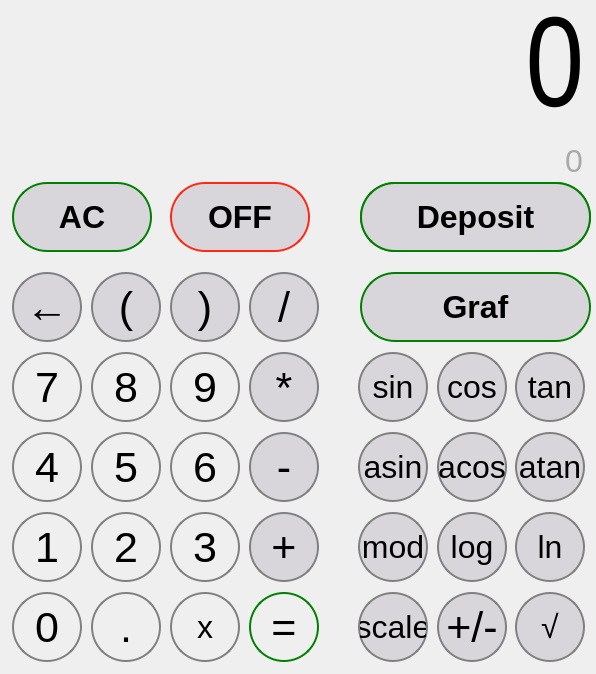
<?xml version="1.0" encoding="UTF-8"?>
<ui version="4.0">
 <class>sparrvio</class>
 <widget class="QMainWindow" name="sparrvio">
  <property name="geometry">
   <rect>
    <x>0</x>
    <y>0</y>
    <width>596</width>
    <height>674</height>
   </rect>
  </property>
  <property name="sizePolicy">
   <sizepolicy hsizetype="Minimum" vsizetype="Minimum">
    <horstretch>0</horstretch>
    <verstretch>0</verstretch>
   </sizepolicy>
  </property>
  <property name="minimumSize">
   <size>
    <width>596</width>
    <height>674</height>
   </size>
  </property>
  <property name="maximumSize">
   <size>
    <width>596</width>
    <height>674</height>
   </size>
  </property>
  <property name="font">
   <font>
    <pointsize>13</pointsize>
   </font>
  </property>
  <property name="windowTitle">
   <string>sparrvio</string>
  </property>
  <property name="windowOpacity">
   <double>1.000000000000000</double>
  </property>
  <property name="styleSheet">
   <string notr="true"> 	border-radius: 500px;</string>
  </property>
  <property name="animated">
   <bool>true</bool>
  </property>
  <widget class="QWidget" name="centralwidget">
   <widget class="QPushButton" name="pushButton_1">
    <property name="geometry">
     <rect>
      <x>12</x>
      <y>512</y>
      <width>70</width>
      <height>70</height>
     </rect>
    </property>
    <property name="sizePolicy">
     <sizepolicy hsizetype="Preferred" vsizetype="Preferred">
      <horstretch>0</horstretch>
      <verstretch>0</verstretch>
     </sizepolicy>
    </property>
    <property name="minimumSize">
     <size>
      <width>70</width>
      <height>70</height>
     </size>
    </property>
    <property name="font">
     <font>
      <pointsize>32</pointsize>
      <bold>false</bold>
      <kerning>true</kerning>
     </font>
    </property>
    <property name="styleSheet">
     <string notr="true">QPushButton {
	border: 2px solid gray;
 	border-radius: 35px;
	margin: 0px
}

QPushButton:pressed {
	background-color: qlineargradient(x1: 0, y1: 0, x2: 0, y2: 1, 
									stop:  0 #dadbde, stop: 1 #f6f7fa);
}
</string>
    </property>
    <property name="text">
     <string>1</string>
    </property>
   </widget>
   <widget class="QLabel" name="result">
    <property name="geometry">
     <rect>
      <x>12</x>
      <y>12</y>
      <width>572</width>
      <height>121</height>
     </rect>
    </property>
    <property name="sizePolicy">
     <sizepolicy hsizetype="Preferred" vsizetype="Preferred">
      <horstretch>0</horstretch>
      <verstretch>0</verstretch>
     </sizepolicy>
    </property>
    <property name="minimumSize">
     <size>
      <width>288</width>
      <height>116</height>
     </size>
    </property>
    <property name="font">
     <font>
      <family>Arial Narrow</family>
      <pointsize>96</pointsize>
      <italic>false</italic>
      <bold>false</bold>
      <kerning>true</kerning>
     </font>
    </property>
    <property name="tabletTracking">
     <bool>false</bool>
    </property>
    <property name="styleSheet">
     <string notr="true">QPushButton {
	border: 2px solid gray;
 	border-radius: 35px;
	margin: 0px
}

QPushButton:pressed {
	background-color: qlineargradient(x1: 0, y1: 0, x2: 0, y2: 1, 
									stop:  0 #dadbde, stop: 1 #f6f7fa);
}</string>
    </property>
    <property name="text">
     <string>&lt;html&gt;&lt;head/&gt;&lt;body&gt;&lt;p align=&quot;right&quot;&gt;&lt;span style=&quot; font-size:96pt; color:#000000;&quot;&gt;0&lt;/span&gt;&lt;/p&gt;&lt;/body&gt;&lt;/html&gt;</string>
    </property>
    <property name="alignment">
     <set>Qt::AlignRight|Qt::AlignTop|Qt::AlignTrailing</set>
    </property>
    <property name="margin">
     <number>10</number>
    </property>
   </widget>
   <widget class="QPushButton" name="pushButton_mult">
    <property name="geometry">
     <rect>
      <x>249</x>
      <y>352</y>
      <width>70</width>
      <height>70</height>
     </rect>
    </property>
    <property name="sizePolicy">
     <sizepolicy hsizetype="Preferred" vsizetype="Preferred">
      <horstretch>0</horstretch>
      <verstretch>0</verstretch>
     </sizepolicy>
    </property>
    <property name="minimumSize">
     <size>
      <width>70</width>
      <height>70</height>
     </size>
    </property>
    <property name="font">
     <font>
      <pointsize>32</pointsize>
      <bold>false</bold>
      <kerning>true</kerning>
     </font>
    </property>
    <property name="styleSheet">
     <string notr="true">QPushButton {
	border: 2px solid gray;
 	border-radius: 35px;
	background-color:rgb(216, 214, 218);
	margin: 0px
}

QPushButton:pressed {
	background-color: qlineargradient(x1: 0, y1: 0, x2: 0, y2: 1, 
									stop:  0 #dadbde, stop: 1 #f6f7fa);
}</string>
    </property>
    <property name="text">
     <string>*</string>
    </property>
   </widget>
   <widget class="QPushButton" name="pushButton_mod">
    <property name="geometry">
     <rect>
      <x>358</x>
      <y>512</y>
      <width>70</width>
      <height>70</height>
     </rect>
    </property>
    <property name="sizePolicy">
     <sizepolicy hsizetype="Preferred" vsizetype="Preferred">
      <horstretch>0</horstretch>
      <verstretch>0</verstretch>
     </sizepolicy>
    </property>
    <property name="minimumSize">
     <size>
      <width>70</width>
      <height>70</height>
     </size>
    </property>
    <property name="font">
     <font>
      <pointsize>24</pointsize>
      <bold>false</bold>
      <kerning>true</kerning>
     </font>
    </property>
    <property name="styleSheet">
     <string notr="true">QPushButton {
	border: 2px solid gray;
 	border-radius: 35px;
	background-color:rgb(216, 214, 218);
	margin: 0px
}

QPushButton:pressed {
	background-color: qlineargradient(x1: 0, y1: 0, x2: 0, y2: 1, 
									stop:  0 #dadbde, stop: 1 #f6f7fa);
}</string>
    </property>
    <property name="text">
     <string>mod</string>
    </property>
   </widget>
   <widget class="QPushButton" name="pushButton_x">
    <property name="geometry">
     <rect>
      <x>170</x>
      <y>592</y>
      <width>70</width>
      <height>70</height>
     </rect>
    </property>
    <property name="sizePolicy">
     <sizepolicy hsizetype="Preferred" vsizetype="Preferred">
      <horstretch>0</horstretch>
      <verstretch>0</verstretch>
     </sizepolicy>
    </property>
    <property name="minimumSize">
     <size>
      <width>70</width>
      <height>70</height>
     </size>
    </property>
    <property name="font">
     <font>
      <pointsize>24</pointsize>
      <bold>false</bold>
      <kerning>true</kerning>
     </font>
    </property>
    <property name="styleSheet">
     <string notr="true">QPushButton {
	border: 2px solid gray;
 	border-radius: 35px;
	margin: 0px
}

QPushButton:pressed {
	background-color: qlineargradient(x1: 0, y1: 0, x2: 0, y2: 1, 
									stop:  0 #dadbde, stop: 1 #f6f7fa);
}</string>
    </property>
    <property name="text">
     <string>x</string>
    </property>
   </widget>
   <widget class="QPushButton" name="pushButton_4">
    <property name="geometry">
     <rect>
      <x>12</x>
      <y>432</y>
      <width>70</width>
      <height>70</height>
     </rect>
    </property>
    <property name="sizePolicy">
     <sizepolicy hsizetype="Preferred" vsizetype="Preferred">
      <horstretch>0</horstretch>
      <verstretch>0</verstretch>
     </sizepolicy>
    </property>
    <property name="minimumSize">
     <size>
      <width>70</width>
      <height>70</height>
     </size>
    </property>
    <property name="font">
     <font>
      <pointsize>32</pointsize>
      <bold>false</bold>
      <kerning>true</kerning>
     </font>
    </property>
    <property name="styleSheet">
     <string notr="true">QPushButton {
	border: 2px solid gray;
 	border-radius: 35px;
	margin: 0px
}

QPushButton:pressed {
	background-color: qlineargradient(x1: 0, y1: 0, x2: 0, y2: 1, 
									stop:  0 #dadbde, stop: 1 #f6f7fa);
}</string>
    </property>
    <property name="text">
     <string>4</string>
    </property>
   </widget>
   <widget class="QPushButton" name="pushButton_ON">
    <property name="geometry">
     <rect>
      <x>12</x>
      <y>182</y>
      <width>140</width>
      <height>70</height>
     </rect>
    </property>
    <property name="sizePolicy">
     <sizepolicy hsizetype="Preferred" vsizetype="Preferred">
      <horstretch>0</horstretch>
      <verstretch>0</verstretch>
     </sizepolicy>
    </property>
    <property name="minimumSize">
     <size>
      <width>140</width>
      <height>70</height>
     </size>
    </property>
    <property name="font">
     <font>
      <pointsize>24</pointsize>
      <bold>true</bold>
      <kerning>true</kerning>
     </font>
    </property>
    <property name="styleSheet">
     <string notr="true">QPushButton {
	border: 2px solid green;
 	border-radius: 35px;
	background-color:rgb(216, 214, 218);
	margin: 0px
}

QPushButton:pressed {
	background-color: green;
	color: white;
}</string>
    </property>
    <property name="text">
     <string>AC</string>
    </property>
   </widget>
   <widget class="QPushButton" name="pushButton_brR">
    <property name="geometry">
     <rect>
      <x>170</x>
      <y>272</y>
      <width>70</width>
      <height>70</height>
     </rect>
    </property>
    <property name="sizePolicy">
     <sizepolicy hsizetype="Preferred" vsizetype="Preferred">
      <horstretch>0</horstretch>
      <verstretch>0</verstretch>
     </sizepolicy>
    </property>
    <property name="minimumSize">
     <size>
      <width>70</width>
      <height>70</height>
     </size>
    </property>
    <property name="font">
     <font>
      <pointsize>32</pointsize>
      <bold>false</bold>
      <kerning>true</kerning>
     </font>
    </property>
    <property name="toolTip">
     <string>&lt;html&gt;&lt;head/&gt;&lt;body&gt;&lt;p&gt;Извлечение корня&lt;/p&gt;&lt;/body&gt;&lt;/html&gt;</string>
    </property>
    <property name="styleSheet">
     <string notr="true">QPushButton {
	border: 2px solid gray;
 	border-radius: 35px;
	background-color:rgb(216, 214, 218);
	margin: 0px
}

QPushButton:pressed {
	background-color: qlineargradient(x1: 0, y1: 0, x2: 0, y2: 1, 
									stop:  0 #dadbde, stop: 1 #f6f7fa);
}</string>
    </property>
    <property name="text">
     <string>)</string>
    </property>
   </widget>
   <widget class="QPushButton" name="pushButton_3">
    <property name="geometry">
     <rect>
      <x>170</x>
      <y>512</y>
      <width>70</width>
      <height>70</height>
     </rect>
    </property>
    <property name="sizePolicy">
     <sizepolicy hsizetype="Preferred" vsizetype="Preferred">
      <horstretch>0</horstretch>
      <verstretch>0</verstretch>
     </sizepolicy>
    </property>
    <property name="minimumSize">
     <size>
      <width>70</width>
      <height>70</height>
     </size>
    </property>
    <property name="font">
     <font>
      <pointsize>32</pointsize>
      <bold>false</bold>
      <kerning>true</kerning>
     </font>
    </property>
    <property name="styleSheet">
     <string notr="true">QPushButton {
	border: 2px solid gray;
 	border-radius: 35px;
	margin: 0px
}

QPushButton:pressed {
	background-color: qlineargradient(x1: 0, y1: 0, x2: 0, y2: 1, 
									stop:  0 #dadbde, stop: 1 #f6f7fa);
}</string>
    </property>
    <property name="text">
     <string>3</string>
    </property>
    <property name="autoDefault">
     <bool>false</bool>
    </property>
    <property name="default">
     <bool>false</bool>
    </property>
   </widget>
   <widget class="QPushButton" name="pushButton_sin">
    <property name="geometry">
     <rect>
      <x>358</x>
      <y>352</y>
      <width>70</width>
      <height>70</height>
     </rect>
    </property>
    <property name="sizePolicy">
     <sizepolicy hsizetype="Preferred" vsizetype="Preferred">
      <horstretch>0</horstretch>
      <verstretch>0</verstretch>
     </sizepolicy>
    </property>
    <property name="minimumSize">
     <size>
      <width>70</width>
      <height>70</height>
     </size>
    </property>
    <property name="font">
     <font>
      <pointsize>24</pointsize>
      <bold>false</bold>
      <kerning>true</kerning>
     </font>
    </property>
    <property name="styleSheet">
     <string notr="true">QPushButton {
	border: 2px solid gray;
 	border-radius: 35px;
	background-color:rgb(216, 214, 218);
	margin: 0px
}

QPushButton:pressed {
	background-color: qlineargradient(x1: 0, y1: 0, x2: 0, y2: 1, 
									stop:  0 #dadbde, stop: 1 #f6f7fa);
}</string>
    </property>
    <property name="text">
     <string>sin</string>
    </property>
   </widget>
   <widget class="QPushButton" name="pushButton_cos">
    <property name="geometry">
     <rect>
      <x>437</x>
      <y>352</y>
      <width>70</width>
      <height>70</height>
     </rect>
    </property>
    <property name="sizePolicy">
     <sizepolicy hsizetype="Preferred" vsizetype="Preferred">
      <horstretch>0</horstretch>
      <verstretch>0</verstretch>
     </sizepolicy>
    </property>
    <property name="minimumSize">
     <size>
      <width>70</width>
      <height>70</height>
     </size>
    </property>
    <property name="font">
     <font>
      <pointsize>24</pointsize>
      <bold>false</bold>
      <kerning>true</kerning>
     </font>
    </property>
    <property name="styleSheet">
     <string notr="true">QPushButton {
	border: 2px solid gray;
 	border-radius: 35px;
	background-color:rgb(216, 214, 218);
	margin: 0px
}

QPushButton:pressed {
	background-color: qlineargradient(x1: 0, y1: 0, x2: 0, y2: 1, 
									stop:  0 #dadbde, stop: 1 #f6f7fa);
}</string>
    </property>
    <property name="text">
     <string>cos</string>
    </property>
   </widget>
   <widget class="QPushButton" name="pushButton_minus">
    <property name="geometry">
     <rect>
      <x>249</x>
      <y>432</y>
      <width>70</width>
      <height>70</height>
     </rect>
    </property>
    <property name="sizePolicy">
     <sizepolicy hsizetype="Preferred" vsizetype="Preferred">
      <horstretch>0</horstretch>
      <verstretch>0</verstretch>
     </sizepolicy>
    </property>
    <property name="minimumSize">
     <size>
      <width>70</width>
      <height>70</height>
     </size>
    </property>
    <property name="font">
     <font>
      <pointsize>32</pointsize>
      <bold>false</bold>
      <kerning>true</kerning>
     </font>
    </property>
    <property name="styleSheet">
     <string notr="true">QPushButton {
	border: 2px solid gray;
 	border-radius: 35px;
	background-color:rgb(216, 214, 218);
	margin: 0px
}

QPushButton:pressed {
	background-color: qlineargradient(x1: 0, y1: 0, x2: 0, y2: 1, 
									stop:  0 #dadbde, stop: 1 #f6f7fa);
}</string>
    </property>
    <property name="text">
     <string>-</string>
    </property>
   </widget>
   <widget class="QPushButton" name="pushButton_scale">
    <property name="geometry">
     <rect>
      <x>358</x>
      <y>592</y>
      <width>70</width>
      <height>70</height>
     </rect>
    </property>
    <property name="sizePolicy">
     <sizepolicy hsizetype="Preferred" vsizetype="Preferred">
      <horstretch>0</horstretch>
      <verstretch>0</verstretch>
     </sizepolicy>
    </property>
    <property name="minimumSize">
     <size>
      <width>70</width>
      <height>70</height>
     </size>
    </property>
    <property name="font">
     <font>
      <pointsize>24</pointsize>
      <bold>false</bold>
      <kerning>true</kerning>
     </font>
    </property>
    <property name="styleSheet">
     <string notr="true">QPushButton {
	border: 2px solid gray;
 	border-radius: 35px;
	background-color:rgb(216, 214, 218);
	margin: 0px
}

QPushButton:pressed {
	background-color: qlineargradient(x1: 0, y1: 0, x2: 0, y2: 1, 
									stop:  0 #dadbde, stop: 1 #f6f7fa);
}</string>
    </property>
    <property name="text">
     <string>scale</string>
    </property>
   </widget>
   <widget class="QPushButton" name="pushButton_acos">
    <property name="geometry">
     <rect>
      <x>437</x>
      <y>432</y>
      <width>70</width>
      <height>70</height>
     </rect>
    </property>
    <property name="sizePolicy">
     <sizepolicy hsizetype="Preferred" vsizetype="Preferred">
      <horstretch>0</horstretch>
      <verstretch>0</verstretch>
     </sizepolicy>
    </property>
    <property name="minimumSize">
     <size>
      <width>70</width>
      <height>70</height>
     </size>
    </property>
    <property name="font">
     <font>
      <pointsize>24</pointsize>
      <bold>false</bold>
      <kerning>true</kerning>
     </font>
    </property>
    <property name="styleSheet">
     <string notr="true">QPushButton {
	border: 2px solid gray;
 	border-radius: 35px;
	background-color:rgb(216, 214, 218);
	margin: 0px
}

QPushButton:pressed {
	background-color: qlineargradient(x1: 0, y1: 0, x2: 0, y2: 1, 
									stop:  0 #dadbde, stop: 1 #f6f7fa);
}</string>
    </property>
    <property name="text">
     <string>acos</string>
    </property>
   </widget>
   <widget class="QPushButton" name="pushButton_9">
    <property name="geometry">
     <rect>
      <x>170</x>
      <y>352</y>
      <width>70</width>
      <height>70</height>
     </rect>
    </property>
    <property name="sizePolicy">
     <sizepolicy hsizetype="Preferred" vsizetype="Preferred">
      <horstretch>0</horstretch>
      <verstretch>0</verstretch>
     </sizepolicy>
    </property>
    <property name="minimumSize">
     <size>
      <width>70</width>
      <height>70</height>
     </size>
    </property>
    <property name="font">
     <font>
      <pointsize>32</pointsize>
      <bold>false</bold>
      <kerning>true</kerning>
     </font>
    </property>
    <property name="styleSheet">
     <string notr="true">QPushButton {
	border: 2px solid gray;
 	border-radius: 35px;
	margin: 0px
}

QPushButton:pressed {
	background-color: qlineargradient(x1: 0, y1: 0, x2: 0, y2: 1, 
									stop:  0 #dadbde, stop: 1 #f6f7fa);
}</string>
    </property>
    <property name="text">
     <string>9</string>
    </property>
   </widget>
   <widget class="QLabel" name="repeat_result">
    <property name="geometry">
     <rect>
      <x>12</x>
      <y>143</y>
      <width>571</width>
      <height>29</height>
     </rect>
    </property>
    <property name="sizePolicy">
     <sizepolicy hsizetype="Preferred" vsizetype="Preferred">
      <horstretch>0</horstretch>
      <verstretch>0</verstretch>
     </sizepolicy>
    </property>
    <property name="font">
     <font>
      <pointsize>24</pointsize>
     </font>
    </property>
    <property name="text">
     <string>&lt;html&gt;&lt;head/&gt;&lt;body&gt;&lt;p align=&quot;right&quot;&gt;&lt;span style=&quot; font-size:24pt; color:#a9a9a9;&quot;&gt;0&lt;/span&gt;&lt;/p&gt;&lt;/body&gt;&lt;/html&gt;</string>
    </property>
    <property name="alignment">
     <set>Qt::AlignRight|Qt::AlignTrailing|Qt::AlignVCenter</set>
    </property>
   </widget>
   <widget class="QPushButton" name="pushButton_eq">
    <property name="geometry">
     <rect>
      <x>249</x>
      <y>592</y>
      <width>70</width>
      <height>70</height>
     </rect>
    </property>
    <property name="sizePolicy">
     <sizepolicy hsizetype="Preferred" vsizetype="Preferred">
      <horstretch>0</horstretch>
      <verstretch>0</verstretch>
     </sizepolicy>
    </property>
    <property name="minimumSize">
     <size>
      <width>70</width>
      <height>70</height>
     </size>
    </property>
    <property name="font">
     <font>
      <pointsize>32</pointsize>
      <bold>false</bold>
      <kerning>true</kerning>
     </font>
    </property>
    <property name="styleSheet">
     <string notr="true">QPushButton {
	border: 2px solid green;
 	border-radius: 35px;
	margin: 0px
}

QPushButton:pressed {
	background-color: green;
	color: white;
}</string>
    </property>
    <property name="text">
     <string>=</string>
    </property>
   </widget>
   <widget class="QPushButton" name="pushButton_BackSpace">
    <property name="geometry">
     <rect>
      <x>12</x>
      <y>272</y>
      <width>70</width>
      <height>70</height>
     </rect>
    </property>
    <property name="sizePolicy">
     <sizepolicy hsizetype="Preferred" vsizetype="Preferred">
      <horstretch>0</horstretch>
      <verstretch>0</verstretch>
     </sizepolicy>
    </property>
    <property name="minimumSize">
     <size>
      <width>70</width>
      <height>70</height>
     </size>
    </property>
    <property name="font">
     <font>
      <pointsize>32</pointsize>
      <bold>false</bold>
      <kerning>true</kerning>
     </font>
    </property>
    <property name="toolTip">
     <string>&lt;html&gt;&lt;head/&gt;&lt;body&gt;&lt;p&gt;Возведение в степень&lt;/p&gt;&lt;/body&gt;&lt;/html&gt;</string>
    </property>
    <property name="styleSheet">
     <string notr="true">QPushButton {
	border: 2px solid gray;
 	border-radius: 35px;
	background-color:rgb(216, 214, 218);
	margin: 0px
}

QPushButton:pressed {
	background-color: qlineargradient(x1: 0, y1: 0, x2: 0, y2: 1, 
									stop:  0 #dadbde, stop: 1 #f6f7fa);
}</string>
    </property>
    <property name="text">
     <string>←</string>
    </property>
   </widget>
   <widget class="QPushButton" name="pushButton_log">
    <property name="geometry">
     <rect>
      <x>437</x>
      <y>512</y>
      <width>70</width>
      <height>70</height>
     </rect>
    </property>
    <property name="sizePolicy">
     <sizepolicy hsizetype="Preferred" vsizetype="Preferred">
      <horstretch>0</horstretch>
      <verstretch>0</verstretch>
     </sizepolicy>
    </property>
    <property name="minimumSize">
     <size>
      <width>70</width>
      <height>70</height>
     </size>
    </property>
    <property name="font">
     <font>
      <pointsize>24</pointsize>
      <bold>false</bold>
      <kerning>true</kerning>
     </font>
    </property>
    <property name="styleSheet">
     <string notr="true">QPushButton {
	border: 2px solid gray;
 	border-radius: 35px;
	background-color:rgb(216, 214, 218);
	margin: 0px
}

QPushButton:pressed {
	background-color: qlineargradient(x1: 0, y1: 0, x2: 0, y2: 1, 
									stop:  0 #dadbde, stop: 1 #f6f7fa);
}</string>
    </property>
    <property name="text">
     <string>log</string>
    </property>
   </widget>
   <widget class="QPushButton" name="pushButton_ln">
    <property name="geometry">
     <rect>
      <x>515</x>
      <y>512</y>
      <width>70</width>
      <height>70</height>
     </rect>
    </property>
    <property name="sizePolicy">
     <sizepolicy hsizetype="Preferred" vsizetype="Preferred">
      <horstretch>0</horstretch>
      <verstretch>0</verstretch>
     </sizepolicy>
    </property>
    <property name="minimumSize">
     <size>
      <width>70</width>
      <height>70</height>
     </size>
    </property>
    <property name="font">
     <font>
      <pointsize>24</pointsize>
      <bold>false</bold>
      <kerning>true</kerning>
     </font>
    </property>
    <property name="styleSheet">
     <string notr="true">QPushButton {
	border: 2px solid gray;
 	border-radius: 35px;
	background-color:rgb(216, 214, 218);
	margin: 0px
}

QPushButton:pressed {
	background-color: qlineargradient(x1: 0, y1: 0, x2: 0, y2: 1, 
									stop:  0 #dadbde, stop: 1 #f6f7fa);
}</string>
    </property>
    <property name="text">
     <string>ln</string>
    </property>
   </widget>
   <widget class="QPushButton" name="pushButton_atan">
    <property name="geometry">
     <rect>
      <x>515</x>
      <y>432</y>
      <width>70</width>
      <height>70</height>
     </rect>
    </property>
    <property name="sizePolicy">
     <sizepolicy hsizetype="Preferred" vsizetype="Preferred">
      <horstretch>0</horstretch>
      <verstretch>0</verstretch>
     </sizepolicy>
    </property>
    <property name="minimumSize">
     <size>
      <width>70</width>
      <height>70</height>
     </size>
    </property>
    <property name="font">
     <font>
      <pointsize>24</pointsize>
      <bold>false</bold>
      <kerning>true</kerning>
     </font>
    </property>
    <property name="styleSheet">
     <string notr="true">QPushButton {
	border: 2px solid gray;
 	border-radius: 35px;
	background-color:rgb(216, 214, 218);
	margin: 0px
}

QPushButton:pressed {
	background-color: qlineargradient(x1: 0, y1: 0, x2: 0, y2: 1, 
									stop:  0 #dadbde, stop: 1 #f6f7fa);
}</string>
    </property>
    <property name="text">
     <string>atan</string>
    </property>
   </widget>
   <widget class="QPushButton" name="pushButton_6">
    <property name="geometry">
     <rect>
      <x>170</x>
      <y>432</y>
      <width>70</width>
      <height>70</height>
     </rect>
    </property>
    <property name="sizePolicy">
     <sizepolicy hsizetype="Preferred" vsizetype="Preferred">
      <horstretch>0</horstretch>
      <verstretch>0</verstretch>
     </sizepolicy>
    </property>
    <property name="minimumSize">
     <size>
      <width>70</width>
      <height>70</height>
     </size>
    </property>
    <property name="font">
     <font>
      <pointsize>32</pointsize>
      <bold>false</bold>
      <kerning>true</kerning>
     </font>
    </property>
    <property name="styleSheet">
     <string notr="true">QPushButton {
	border: 2px solid grey;
 	border-radius: 35px;
	margin: 0px
}

QPushButton:pressed {
	background-color: qlineargradient(x1: 0, y1: 0, x2: 0, y2: 1, 
									stop:  0 #dadbde, stop: 1 #f6f7fa);
}</string>
    </property>
    <property name="text">
     <string>6</string>
    </property>
   </widget>
   <widget class="QPushButton" name="pushButton_Credit">
    <property name="geometry">
     <rect>
      <x>360</x>
      <y>182</y>
      <width>231</width>
      <height>70</height>
     </rect>
    </property>
    <property name="sizePolicy">
     <sizepolicy hsizetype="Preferred" vsizetype="Preferred">
      <horstretch>0</horstretch>
      <verstretch>0</verstretch>
     </sizepolicy>
    </property>
    <property name="minimumSize">
     <size>
      <width>110</width>
      <height>70</height>
     </size>
    </property>
    <property name="font">
     <font>
      <pointsize>24</pointsize>
      <bold>true</bold>
     </font>
    </property>
    <property name="styleSheet">
     <string notr="true">QPushButton {
	border: 2px solid green;
 	border-radius: 35px;
	background-color:rgb(216, 214, 218);
	margin: 0px
}

QPushButton:pressed {
	background-color: green;
	color: white;
}</string>
    </property>
    <property name="text">
     <string>CreditCalc</string>
    </property>
   </widget>
   <widget class="QPushButton" name="pushButton_Deposit">
    <property name="geometry">
     <rect>
      <x>360</x>
      <y>182</y>
      <width>231</width>
      <height>70</height>
     </rect>
    </property>
    <property name="sizePolicy">
     <sizepolicy hsizetype="Preferred" vsizetype="Preferred">
      <horstretch>0</horstretch>
      <verstretch>0</verstretch>
     </sizepolicy>
    </property>
    <property name="minimumSize">
     <size>
      <width>110</width>
      <height>70</height>
     </size>
    </property>
    <property name="font">
     <font>
      <pointsize>24</pointsize>
      <bold>true</bold>
     </font>
    </property>
    <property name="styleSheet">
     <string notr="true">QPushButton {
	border: 2px solid green;
 	border-radius: 35px;
	background-color:rgb(216, 214, 218);
	margin: 0px
}

QPushButton:pressed {
	background-color: green;
	color: white;
}</string>
    </property>
    <property name="text">
     <string>Deposit</string>
    </property>
   </widget>
   <widget class="QPushButton" name="pushButton_7">
    <property name="geometry">
     <rect>
      <x>12</x>
      <y>352</y>
      <width>70</width>
      <height>70</height>
     </rect>
    </property>
    <property name="sizePolicy">
     <sizepolicy hsizetype="Preferred" vsizetype="Preferred">
      <horstretch>0</horstretch>
      <verstretch>0</verstretch>
     </sizepolicy>
    </property>
    <property name="minimumSize">
     <size>
      <width>70</width>
      <height>70</height>
     </size>
    </property>
    <property name="font">
     <font>
      <pointsize>32</pointsize>
      <bold>false</bold>
      <kerning>true</kerning>
     </font>
    </property>
    <property name="styleSheet">
     <string notr="true">QPushButton {
	border: 2px solid gray;
 	border-radius: 35px;
	margin: 0px
}

QPushButton:pressed {
	background-color: qlineargradient(x1: 0, y1: 0, x2: 0, y2: 1, 
									stop:  0 #dadbde, stop: 1 #f6f7fa);
}</string>
    </property>
    <property name="text">
     <string>7</string>
    </property>
   </widget>
   <widget class="QPushButton" name="pushButton_tan">
    <property name="geometry">
     <rect>
      <x>515</x>
      <y>352</y>
      <width>70</width>
      <height>70</height>
     </rect>
    </property>
    <property name="sizePolicy">
     <sizepolicy hsizetype="Preferred" vsizetype="Preferred">
      <horstretch>0</horstretch>
      <verstretch>0</verstretch>
     </sizepolicy>
    </property>
    <property name="minimumSize">
     <size>
      <width>70</width>
      <height>70</height>
     </size>
    </property>
    <property name="font">
     <font>
      <pointsize>24</pointsize>
      <bold>false</bold>
      <kerning>true</kerning>
     </font>
    </property>
    <property name="styleSheet">
     <string notr="true">QPushButton {
	border: 2px solid gray;
 	border-radius: 35px;
	background-color:rgb(216, 214, 218);
	margin: 0px
}

QPushButton:pressed {
	background-color: qlineargradient(x1: 0, y1: 0, x2: 0, y2: 1, 
									stop:  0 #dadbde, stop: 1 #f6f7fa);
}</string>
    </property>
    <property name="text">
     <string>tan</string>
    </property>
   </widget>
   <widget class="QPushButton" name="pushButton_brL">
    <property name="geometry">
     <rect>
      <x>91</x>
      <y>272</y>
      <width>70</width>
      <height>70</height>
     </rect>
    </property>
    <property name="sizePolicy">
     <sizepolicy hsizetype="Preferred" vsizetype="Preferred">
      <horstretch>0</horstretch>
      <verstretch>0</verstretch>
     </sizepolicy>
    </property>
    <property name="minimumSize">
     <size>
      <width>70</width>
      <height>70</height>
     </size>
    </property>
    <property name="font">
     <font>
      <pointsize>32</pointsize>
      <bold>false</bold>
      <kerning>true</kerning>
     </font>
    </property>
    <property name="toolTip">
     <string>&lt;html&gt;&lt;head/&gt;&lt;body&gt;&lt;p&gt;Возведение в степень&lt;/p&gt;&lt;/body&gt;&lt;/html&gt;</string>
    </property>
    <property name="styleSheet">
     <string notr="true">QPushButton {
	border: 2px solid gray;
 	border-radius: 35px;
	background-color:rgb(216, 214, 218);
	margin: 0px
}

QPushButton:pressed {
	background-color: qlineargradient(x1: 0, y1: 0, x2: 0, y2: 1, 
									stop:  0 #dadbde, stop: 1 #f6f7fa);
}</string>
    </property>
    <property name="text">
     <string>(</string>
    </property>
   </widget>
   <widget class="QPushButton" name="pushButton_sqrt">
    <property name="geometry">
     <rect>
      <x>515</x>
      <y>592</y>
      <width>70</width>
      <height>70</height>
     </rect>
    </property>
    <property name="sizePolicy">
     <sizepolicy hsizetype="Preferred" vsizetype="Preferred">
      <horstretch>0</horstretch>
      <verstretch>0</verstretch>
     </sizepolicy>
    </property>
    <property name="minimumSize">
     <size>
      <width>70</width>
      <height>70</height>
     </size>
    </property>
    <property name="font">
     <font>
      <pointsize>24</pointsize>
      <bold>false</bold>
      <kerning>true</kerning>
     </font>
    </property>
    <property name="styleSheet">
     <string notr="true">QPushButton {
	border: 2px solid gray;
 	border-radius: 35px;
	background-color:rgb(216, 214, 218);
	margin: 0px
}

QPushButton:pressed {
	background-color: qlineargradient(x1: 0, y1: 0, x2: 0, y2: 1, 
									stop:  0 #dadbde, stop: 1 #f6f7fa);
}</string>
    </property>
    <property name="text">
     <string>√</string>
    </property>
   </widget>
   <widget class="QPushButton" name="pushButton_5">
    <property name="geometry">
     <rect>
      <x>91</x>
      <y>432</y>
      <width>70</width>
      <height>70</height>
     </rect>
    </property>
    <property name="sizePolicy">
     <sizepolicy hsizetype="Preferred" vsizetype="Preferred">
      <horstretch>0</horstretch>
      <verstretch>0</verstretch>
     </sizepolicy>
    </property>
    <property name="minimumSize">
     <size>
      <width>70</width>
      <height>70</height>
     </size>
    </property>
    <property name="font">
     <font>
      <pointsize>32</pointsize>
      <bold>false</bold>
      <kerning>true</kerning>
     </font>
    </property>
    <property name="styleSheet">
     <string notr="true">QPushButton {
	border: 2px solid gray;
 	border-radius: 35px;
	margin: 0px
}

QPushButton:pressed {
	background-color: qlineargradient(x1: 0, y1: 0, x2: 0, y2: 1, 
									stop:  0 #dadbde, stop: 1 #f6f7fa);
}</string>
    </property>
    <property name="text">
     <string>5</string>
    </property>
   </widget>
   <widget class="QPushButton" name="pushButton_t">
    <property name="geometry">
     <rect>
      <x>91</x>
      <y>592</y>
      <width>70</width>
      <height>70</height>
     </rect>
    </property>
    <property name="sizePolicy">
     <sizepolicy hsizetype="Preferred" vsizetype="Preferred">
      <horstretch>0</horstretch>
      <verstretch>0</verstretch>
     </sizepolicy>
    </property>
    <property name="minimumSize">
     <size>
      <width>70</width>
      <height>70</height>
     </size>
    </property>
    <property name="font">
     <font>
      <pointsize>32</pointsize>
      <bold>false</bold>
      <kerning>true</kerning>
     </font>
    </property>
    <property name="styleSheet">
     <string notr="true">QPushButton {
	border: 2px solid gray;
 	border-radius: 35px;
	margin: 0px
}

QPushButton:pressed {
	background-color: qlineargradient(x1: 0, y1: 0, x2: 0, y2: 1, 
									stop:  0 #dadbde, stop: 1 #f6f7fa);
}</string>
    </property>
    <property name="text">
     <string>.</string>
    </property>
   </widget>
   <widget class="QPushButton" name="pushButton_2">
    <property name="geometry">
     <rect>
      <x>91</x>
      <y>512</y>
      <width>70</width>
      <height>70</height>
     </rect>
    </property>
    <property name="sizePolicy">
     <sizepolicy hsizetype="Preferred" vsizetype="Preferred">
      <horstretch>0</horstretch>
      <verstretch>0</verstretch>
     </sizepolicy>
    </property>
    <property name="minimumSize">
     <size>
      <width>70</width>
      <height>70</height>
     </size>
    </property>
    <property name="font">
     <font>
      <pointsize>32</pointsize>
      <bold>false</bold>
      <kerning>true</kerning>
     </font>
    </property>
    <property name="styleSheet">
     <string notr="true">QPushButton {
	border: 2px solid gray;
 	border-radius: 35px;
	margin: 0px
}

QPushButton:pressed {
	background-color: qlineargradient(x1: 0, y1: 0, x2: 0, y2: 1, 
									stop:  0 #dadbde, stop: 1 #f6f7fa);
}</string>
    </property>
    <property name="text">
     <string>2</string>
    </property>
   </widget>
   <widget class="QPushButton" name="pushButton_un_sign">
    <property name="geometry">
     <rect>
      <x>437</x>
      <y>592</y>
      <width>70</width>
      <height>70</height>
     </rect>
    </property>
    <property name="sizePolicy">
     <sizepolicy hsizetype="Preferred" vsizetype="Preferred">
      <horstretch>0</horstretch>
      <verstretch>0</verstretch>
     </sizepolicy>
    </property>
    <property name="minimumSize">
     <size>
      <width>70</width>
      <height>70</height>
     </size>
    </property>
    <property name="font">
     <font>
      <pointsize>32</pointsize>
      <bold>false</bold>
      <kerning>true</kerning>
     </font>
    </property>
    <property name="styleSheet">
     <string notr="true">QPushButton {
	border: 2px solid gray;
 	border-radius: 35px;
	background-color:rgb(216, 214, 218);
	margin: 0px
}

QPushButton:pressed {
	background-color: qlineargradient(x1: 0, y1: 0, x2: 0, y2: 1, 
									stop:  0 #dadbde, stop: 1 #f6f7fa);
}</string>
    </property>
    <property name="text">
     <string>+/-</string>
    </property>
   </widget>
   <widget class="QPushButton" name="pushButton_asin">
    <property name="geometry">
     <rect>
      <x>358</x>
      <y>432</y>
      <width>70</width>
      <height>70</height>
     </rect>
    </property>
    <property name="sizePolicy">
     <sizepolicy hsizetype="Preferred" vsizetype="Preferred">
      <horstretch>0</horstretch>
      <verstretch>0</verstretch>
     </sizepolicy>
    </property>
    <property name="minimumSize">
     <size>
      <width>70</width>
      <height>70</height>
     </size>
    </property>
    <property name="font">
     <font>
      <pointsize>24</pointsize>
      <bold>false</bold>
      <kerning>true</kerning>
     </font>
    </property>
    <property name="styleSheet">
     <string notr="true">QPushButton {
	border: 2px solid gray;
 	border-radius: 35px;
	background-color:rgb(216, 214, 218);
	margin: 0px
}

QPushButton:pressed {
	background-color: qlineargradient(x1: 0, y1: 0, x2: 0, y2: 1, 
									stop:  0 #dadbde, stop: 1 #f6f7fa);
}</string>
    </property>
    <property name="text">
     <string>asin</string>
    </property>
   </widget>
   <widget class="QPushButton" name="pushButton_plus">
    <property name="geometry">
     <rect>
      <x>249</x>
      <y>512</y>
      <width>70</width>
      <height>70</height>
     </rect>
    </property>
    <property name="sizePolicy">
     <sizepolicy hsizetype="Preferred" vsizetype="Preferred">
      <horstretch>0</horstretch>
      <verstretch>0</verstretch>
     </sizepolicy>
    </property>
    <property name="minimumSize">
     <size>
      <width>70</width>
      <height>70</height>
     </size>
    </property>
    <property name="font">
     <font>
      <pointsize>32</pointsize>
      <bold>false</bold>
      <kerning>true</kerning>
     </font>
    </property>
    <property name="styleSheet">
     <string notr="true">QPushButton {
	border: 2px solid gray;
 	border-radius: 35px;
	background-color:rgb(216, 214, 218);
	margin: 0px
}

QPushButton:pressed {
	background-color: qlineargradient(x1: 0, y1: 0, x2: 0, y2: 1, 
									stop:  0 #dadbde, stop: 1 #f6f7fa);
}</string>
    </property>
    <property name="text">
     <string>+</string>
    </property>
   </widget>
   <widget class="QPushButton" name="pushButton_div">
    <property name="geometry">
     <rect>
      <x>249</x>
      <y>272</y>
      <width>70</width>
      <height>70</height>
     </rect>
    </property>
    <property name="sizePolicy">
     <sizepolicy hsizetype="Preferred" vsizetype="Preferred">
      <horstretch>0</horstretch>
      <verstretch>0</verstretch>
     </sizepolicy>
    </property>
    <property name="minimumSize">
     <size>
      <width>70</width>
      <height>70</height>
     </size>
    </property>
    <property name="font">
     <font>
      <pointsize>32</pointsize>
      <bold>false</bold>
      <kerning>true</kerning>
     </font>
    </property>
    <property name="styleSheet">
     <string notr="true">QPushButton {
	border: 2px solid gray;
 	border-radius: 35px;
	background-color:rgb(216, 214, 218);
	margin: 0px
}

QPushButton:pressed {
	background-color: qlineargradient(x1: 0, y1: 0, x2: 0, y2: 1, 
									stop:  0 #dadbde, stop: 1 #f6f7fa);
}</string>
    </property>
    <property name="text">
     <string>/</string>
    </property>
   </widget>
   <widget class="QPushButton" name="pushButton_8">
    <property name="geometry">
     <rect>
      <x>91</x>
      <y>352</y>
      <width>70</width>
      <height>70</height>
     </rect>
    </property>
    <property name="sizePolicy">
     <sizepolicy hsizetype="Preferred" vsizetype="Preferred">
      <horstretch>0</horstretch>
      <verstretch>0</verstretch>
     </sizepolicy>
    </property>
    <property name="minimumSize">
     <size>
      <width>70</width>
      <height>70</height>
     </size>
    </property>
    <property name="font">
     <font>
      <pointsize>32</pointsize>
      <bold>false</bold>
      <kerning>true</kerning>
     </font>
    </property>
    <property name="styleSheet">
     <string notr="true">QPushButton {
	border: 2px solid gray;
 	border-radius: 35px;
	margin: 0px
}

QPushButton:pressed {
	background-color: qlineargradient(x1: 0, y1: 0, x2: 0, y2: 1, 
									stop:  0 #dadbde, stop: 1 #f6f7fa);
}</string>
    </property>
    <property name="text">
     <string>8</string>
    </property>
   </widget>
   <widget class="QPushButton" name="pushButton_graf">
    <property name="geometry">
     <rect>
      <x>360</x>
      <y>272</y>
      <width>231</width>
      <height>70</height>
     </rect>
    </property>
    <property name="sizePolicy">
     <sizepolicy hsizetype="Preferred" vsizetype="Preferred">
      <horstretch>0</horstretch>
      <verstretch>0</verstretch>
     </sizepolicy>
    </property>
    <property name="minimumSize">
     <size>
      <width>70</width>
      <height>70</height>
     </size>
    </property>
    <property name="font">
     <font>
      <family>.AppleSystemUIFont</family>
      <pointsize>24</pointsize>
      <italic>false</italic>
      <bold>true</bold>
      <kerning>true</kerning>
     </font>
    </property>
    <property name="styleSheet">
     <string notr="true">QPushButton {
	border: 2px solid green;
 	border-radius: 35px;
	background-color:rgb(216, 214, 218);
	margin: 0px
}

QPushButton:pressed {
	background-color: green;
	color: white;
}</string>
    </property>
    <property name="text">
     <string>Graf</string>
    </property>
   </widget>
   <widget class="QPushButton" name="pushButton_0">
    <property name="geometry">
     <rect>
      <x>12</x>
      <y>592</y>
      <width>70</width>
      <height>70</height>
     </rect>
    </property>
    <property name="sizePolicy">
     <sizepolicy hsizetype="Preferred" vsizetype="Preferred">
      <horstretch>0</horstretch>
      <verstretch>0</verstretch>
     </sizepolicy>
    </property>
    <property name="minimumSize">
     <size>
      <width>70</width>
      <height>70</height>
     </size>
    </property>
    <property name="font">
     <font>
      <pointsize>32</pointsize>
      <bold>false</bold>
      <kerning>true</kerning>
     </font>
    </property>
    <property name="styleSheet">
     <string notr="true">QPushButton {
	border: 2px solid gray;
 	border-radius: 35px;
}

QPushButton:pressed {
	background-color: qlineargradient(x1: 0, y1: 0, x2: 0, y2: 1, 
									stop:  0 #dadbde, stop: 1 #f6f7fa);
}</string>
    </property>
    <property name="text">
     <string>0</string>
    </property>
   </widget>
   <widget class="QPushButton" name="pushButton_OFF">
    <property name="geometry">
     <rect>
      <x>170</x>
      <y>182</y>
      <width>140</width>
      <height>70</height>
     </rect>
    </property>
    <property name="sizePolicy">
     <sizepolicy hsizetype="Preferred" vsizetype="Preferred">
      <horstretch>0</horstretch>
      <verstretch>0</verstretch>
     </sizepolicy>
    </property>
    <property name="minimumSize">
     <size>
      <width>140</width>
      <height>70</height>
     </size>
    </property>
    <property name="font">
     <font>
      <pointsize>24</pointsize>
      <bold>true</bold>
      <kerning>true</kerning>
     </font>
    </property>
    <property name="styleSheet">
     <string notr="true">QPushButton {
	border: 2px solid rgb(255, 40, 21);
 	border-radius: 35px;
	background-color:rgb(216, 214, 218);
	margin: 0px
}

QPushButton:pressed {
	background-color: rgb(255, 40, 21);
	color: rgb(255, 255, 255);
}
</string>
    </property>
    <property name="text">
     <string>OFF</string>
    </property>
   </widget>
  </widget>
 </widget>
 <resources/>
 <connections/>
</ui>
